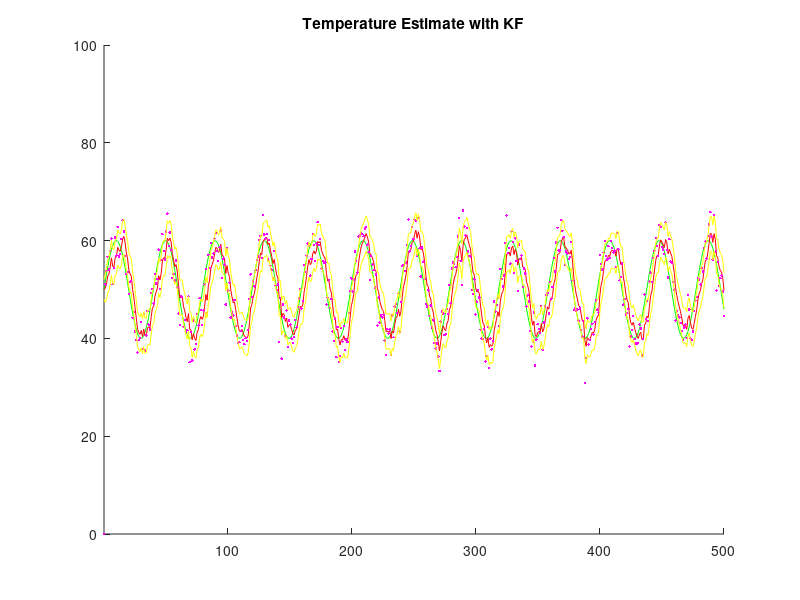

This figure's MATLAB source:
% Single unknown estimate with linear KF 
%
% Estimate the temperature of a plant from the noisy measurements of a 
% thermometer using a linear Kalman Filter
%
% Programmed by Joaquim Salvi

clear all;
NumberTimeStamps = 500;

%%% FIXED TEMPERATURE
% Temperature of the plant to be estimated
% Real_temperature = 30;
% Definition of the real state
% x(1:NumberTimeStamps)= Real_temperature; 

t = linspace(0,2*pi,NumberTimeStamps);
Real_temperature = 50 + 10*sin(2*pi*2*t);
x = Real_temperature;

% Definition of process and measurement noises
r = 10;  % measurement noise variance, change to see effect
pn = 1.5;  % process noise variance, change to see effect

% Definition Measurement matrix
% The Measurement matrix is a diagonal of ones, which means that the 
% measurement is a direct reading of the state, only influenced by noise.
H = diag(ones(1,1)); 

% Definition of the State matrix
% The State matrix is a diagonal of ones, which means that the prediction
% of next state is equivalent to current state.
Fk = diag(ones(1,1));   

% Definition of the Control vector
% The control vector is null, which means that the are no external inputs
% that change the state.
Uk = zeros(1,1);   

% Definition of the Covariance matrix
% The initial covariance matrix is defined by a diagonal of ones, which 
% means that the state is very related to the state itself.
Pk(1) = diag(ones(1,1)); 

%Definition of the Process Noise Matrix
Q = pn * diag(ones(1,1)); 
%Definition of the Measurement Noise Matrix
R = r * diag(ones(1,1));

% Initial prediction of the vector state
N = normrnd(0,sqrt(r));
xhat(1)= H*x(1) + N; % Initial state is unknown, set to the first measurement

for k = 1:NumberTimeStamps-1
    
    % Prediction
    xhat(k+1) = Fk*xhat(k)+Uk;  % Prediction of next state
    zhat(k+1) = H*xhat(k+1);            % Measure at the predicted state
    Pk(k+1) = Fk * Pk(k) *Fk' + Q;
    
    % Observation
    N = normrnd(0,sqrt(r));     % Normal distribution with 0 mean and r standard deviation
    z(k+1) = H * x(k) + N;              % Measure at the correct state
    vv(k+1) = z(k+1) - zhat(k+1);            % Innovation vector, i.e. discrepancy between measures
                                    
    S = H * Pk(k+1) * H' + R;
    
    % update
    W = Pk(k+1) * H' * inv(S);
    xhat(k+1) = xhat(k+1) + W*vv(k+1);
    Pk(k+1) = Pk(k+1) - W * H * Pk(k+1);
end;

% begin plotting
figure; title('Temperature Estimate with KF');
ax=[1 NumberTimeStamps 0 100];
axis(ax); hold on;
plot(x,'g');
plot(xhat,'r');
plot(z,'m.');
for i = 1:NumberTimeStamps
    Uncertainity1(i) = xhat(i)+2*sqrt(Pk(i));
    Uncertainity2(i) = xhat(i)-2*sqrt(Pk(i));
end
plot(Uncertainity1,'y');
plot(Uncertainity2,'y');
% end plotting